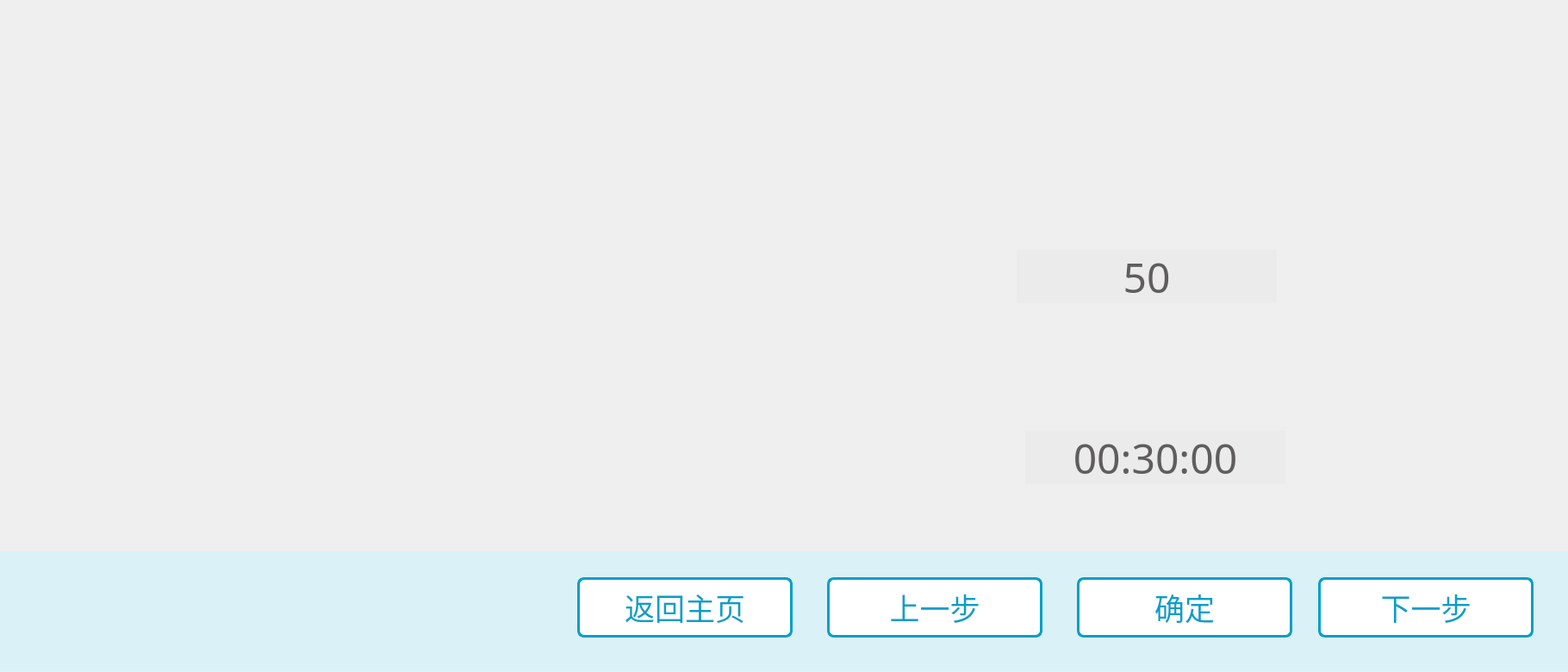
<?xml version="1.0" encoding="UTF-8"?>
<ui version="4.0">
 <class>AutoTreatLegOpenClass</class>
 <widget class="QWidget" name="AutoTreatLegOpenClass">
  <property name="geometry">
   <rect>
    <x>0</x>
    <y>0</y>
    <width>1820</width>
    <height>780</height>
   </rect>
  </property>
  <property name="windowTitle">
   <string>AutoTreatLegOpen</string>
  </property>
  <widget class="QLabel" name="label_Bottom">
   <property name="geometry">
    <rect>
     <x>0</x>
     <y>640</y>
     <width>1820</width>
     <height>139</height>
    </rect>
   </property>
   <property name="styleSheet">
    <string notr="true">background-color:#DAF1F7;</string>
   </property>
   <property name="text">
    <string/>
   </property>
  </widget>
  <widget class="QLabel" name="label_XueweiImage">
   <property name="geometry">
    <rect>
     <x>30</x>
     <y>0</y>
     <width>506</width>
     <height>630</height>
    </rect>
   </property>
   <property name="text">
    <string/>
   </property>
   <property name="pixmap">
    <pixmap resource="PhysicalTherapyRobot.qrc">:/LegOpen.png</pixmap>
   </property>
  </widget>
  <widget class="QPushButton" name="pushButton_LastStep">
   <property name="geometry">
    <rect>
     <x>960</x>
     <y>670</y>
     <width>250</width>
     <height>70</height>
    </rect>
   </property>
   <property name="font">
    <font>
     <family>阿里巴巴普惠体</family>
     <pointsize>26</pointsize>
     <weight>50</weight>
     <bold>false</bold>
    </font>
   </property>
   <property name="styleSheet">
    <string notr="true">QPushButton
{
    /*背景颜色*/  
	background-color:rgb(255,255,255);
	border-radius:8px;
	border:3px solid #059FC9;
	color:#059FC9;
}

QPushButton:pressed
{
    background-color:#059FC9;
	color:white;
}</string>
   </property>
   <property name="text">
    <string>上一步</string>
   </property>
  </widget>
  <widget class="QPushButton" name="pushButton_NextStep">
   <property name="geometry">
    <rect>
     <x>1530</x>
     <y>670</y>
     <width>250</width>
     <height>70</height>
    </rect>
   </property>
   <property name="font">
    <font>
     <family>阿里巴巴普惠体</family>
     <pointsize>26</pointsize>
     <weight>50</weight>
     <bold>false</bold>
    </font>
   </property>
   <property name="styleSheet">
    <string notr="true">QPushButton
{
    /*背景颜色*/  
	background-color:rgb(255,255,255);
	border-radius:8px;
	border:3px solid #059FC9;
	color:#059FC9;
}

QPushButton:pressed
{
    background-color:#059FC9;
	color:white;
}</string>
   </property>
   <property name="text">
    <string>下一步</string>
   </property>
  </widget>
  <widget class="QLabel" name="label_BackGround">
   <property name="geometry">
    <rect>
     <x>0</x>
     <y>0</y>
     <width>1820</width>
     <height>641</height>
    </rect>
   </property>
   <property name="styleSheet">
    <string notr="true"/>
   </property>
   <property name="text">
    <string/>
   </property>
  </widget>
  <widget class="QPushButton" name="pushButton_Confirm">
   <property name="geometry">
    <rect>
     <x>1250</x>
     <y>670</y>
     <width>250</width>
     <height>70</height>
    </rect>
   </property>
   <property name="font">
    <font>
     <family>阿里巴巴普惠体</family>
     <pointsize>26</pointsize>
     <weight>50</weight>
     <bold>false</bold>
    </font>
   </property>
   <property name="styleSheet">
    <string notr="true">QPushButton
{
    /*背景颜色*/  
	background-color:rgb(255,255,255);
	border-radius:8px;
	border:3px solid #059FC9;
	color:#059FC9;
}

QPushButton:pressed
{
    background-color:#059FC9;
	color:white;
}</string>
   </property>
   <property name="text">
    <string>确定</string>
   </property>
  </widget>
  <widget class="QPushButton" name="pushButton_BackToHome">
   <property name="geometry">
    <rect>
     <x>670</x>
     <y>670</y>
     <width>250</width>
     <height>70</height>
    </rect>
   </property>
   <property name="font">
    <font>
     <family>阿里巴巴普惠体</family>
     <pointsize>26</pointsize>
     <weight>50</weight>
     <bold>false</bold>
    </font>
   </property>
   <property name="styleSheet">
    <string notr="true">QPushButton
{
    /*背景颜色*/  
	background-color:rgb(255,255,255);
	border-radius:8px;
	border:3px solid #059FC9;
	color:#059FC9;
}

QPushButton:pressed
{
    background-color:#059FC9;
	color:white;
}</string>
   </property>
   <property name="text">
    <string>返回主页</string>
   </property>
  </widget>
  <widget class="QLabel" name="label_Shangliao">
   <property name="geometry">
    <rect>
     <x>900</x>
     <y>50</y>
     <width>561</width>
     <height>140</height>
    </rect>
   </property>
   <property name="text">
    <string/>
   </property>
   <property name="pixmap">
    <pixmap resource="PhysicalTherapyRobot.qrc">:/Shangliao.png</pixmap>
   </property>
  </widget>
  <widget class="QLabel" name="label_IntensityAdjust">
   <property name="geometry">
    <rect>
     <x>790</x>
     <y>270</y>
     <width>831</width>
     <height>103</height>
    </rect>
   </property>
   <property name="text">
    <string/>
   </property>
   <property name="pixmap">
    <pixmap resource="PhysicalTherapyRobot.qrc">:/LegOpenIntensityAdjust.png</pixmap>
   </property>
  </widget>
  <widget class="QLabel" name="label_TreatTime">
   <property name="geometry">
    <rect>
     <x>790</x>
     <y>480</y>
     <width>831</width>
     <height>103</height>
    </rect>
   </property>
   <property name="text">
    <string/>
   </property>
   <property name="pixmap">
    <pixmap resource="PhysicalTherapyRobot.qrc">:/LegOpenTreatTime.png</pixmap>
   </property>
  </widget>
  <widget class="QPushButton" name="pushButton_IntensityDecr">
   <property name="geometry">
    <rect>
     <x>1080</x>
     <y>280</y>
     <width>75</width>
     <height>75</height>
    </rect>
   </property>
   <property name="styleSheet">
    <string notr="true">border-radius:37px;</string>
   </property>
   <property name="text">
    <string/>
   </property>
   <property name="icon">
    <iconset resource="PhysicalTherapyRobot.qrc">
     <normaloff>:/--.png</normaloff>:/--.png</iconset>
   </property>
   <property name="iconSize">
    <size>
     <width>75</width>
     <height>75</height>
    </size>
   </property>
  </widget>
  <widget class="QPushButton" name="pushButton_IntensityIncr">
   <property name="geometry">
    <rect>
     <x>1510</x>
     <y>280</y>
     <width>75</width>
     <height>75</height>
    </rect>
   </property>
   <property name="styleSheet">
    <string notr="true">border-radius:37px;</string>
   </property>
   <property name="text">
    <string/>
   </property>
   <property name="icon">
    <iconset resource="PhysicalTherapyRobot.qrc">
     <normaloff>:/++.png</normaloff>:/++.png</iconset>
   </property>
   <property name="iconSize">
    <size>
     <width>75</width>
     <height>75</height>
    </size>
   </property>
  </widget>
  <widget class="QLabel" name="label_Intenstiy">
   <property name="geometry">
    <rect>
     <x>1180</x>
     <y>290</y>
     <width>302</width>
     <height>62</height>
    </rect>
   </property>
   <property name="font">
    <font>
     <family>阿里巴巴普惠体</family>
     <pointsize>36</pointsize>
    </font>
   </property>
   <property name="styleSheet">
    <string notr="true">background-color:#EBEBEB;
color:#5F5D5D;</string>
   </property>
   <property name="text">
    <string>50</string>
   </property>
   <property name="pixmap">
    <pixmap resource="PhysicalTherapyRobot.qrc">:/time.png</pixmap>
   </property>
   <property name="alignment">
    <set>Qt::AlignCenter</set>
   </property>
  </widget>
  <widget class="QLabel" name="label_Time">
   <property name="geometry">
    <rect>
     <x>1190</x>
     <y>500</y>
     <width>302</width>
     <height>62</height>
    </rect>
   </property>
   <property name="font">
    <font>
     <family>阿里巴巴普惠体</family>
     <pointsize>36</pointsize>
    </font>
   </property>
   <property name="styleSheet">
    <string notr="true">background-color:#EBEBEB;
color:#5F5D5D;</string>
   </property>
   <property name="text">
    <string>00:30:00</string>
   </property>
   <property name="pixmap">
    <pixmap resource="PhysicalTherapyRobot.qrc">:/time.png</pixmap>
   </property>
   <property name="alignment">
    <set>Qt::AlignCenter</set>
   </property>
  </widget>
  <widget class="QPushButton" name="pushButton_TreatTimeDecr">
   <property name="geometry">
    <rect>
     <x>1090</x>
     <y>490</y>
     <width>75</width>
     <height>75</height>
    </rect>
   </property>
   <property name="styleSheet">
    <string notr="true">border-radius:37px;</string>
   </property>
   <property name="text">
    <string/>
   </property>
   <property name="icon">
    <iconset resource="PhysicalTherapyRobot.qrc">
     <normaloff>:/--.png</normaloff>:/--.png</iconset>
   </property>
   <property name="iconSize">
    <size>
     <width>75</width>
     <height>75</height>
    </size>
   </property>
  </widget>
  <widget class="QPushButton" name="pushButton_TreatTimeIncr">
   <property name="geometry">
    <rect>
     <x>1520</x>
     <y>490</y>
     <width>75</width>
     <height>75</height>
    </rect>
   </property>
   <property name="styleSheet">
    <string notr="true">border-radius:37px;</string>
   </property>
   <property name="text">
    <string/>
   </property>
   <property name="icon">
    <iconset resource="PhysicalTherapyRobot.qrc">
     <normaloff>:/++.png</normaloff>:/++.png</iconset>
   </property>
   <property name="iconSize">
    <size>
     <width>75</width>
     <height>75</height>
    </size>
   </property>
  </widget>
  <zorder>label_BackGround</zorder>
  <zorder>label_Bottom</zorder>
  <zorder>label_XueweiImage</zorder>
  <zorder>pushButton_LastStep</zorder>
  <zorder>pushButton_NextStep</zorder>
  <zorder>pushButton_Confirm</zorder>
  <zorder>pushButton_BackToHome</zorder>
  <zorder>label_Shangliao</zorder>
  <zorder>label_IntensityAdjust</zorder>
  <zorder>label_TreatTime</zorder>
  <zorder>pushButton_IntensityDecr</zorder>
  <zorder>pushButton_IntensityIncr</zorder>
  <zorder>label_Intenstiy</zorder>
  <zorder>label_Time</zorder>
  <zorder>pushButton_TreatTimeDecr</zorder>
  <zorder>pushButton_TreatTimeIncr</zorder>
 </widget>
 <layoutdefault spacing="6" margin="11"/>
 <resources>
  <include location="PhysicalTherapyRobot.qrc"/>
 </resources>
 <connections/>
</ui>
